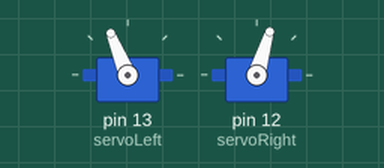
Recording of a sketch running on a simulated Arduino Uno, built with avr-gcc and run on an emulated ATmega328P. Parts: 2 × servo.

Above: at 0.1 s.
At 4.6 s:
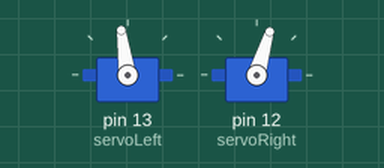
At 7.6 s:
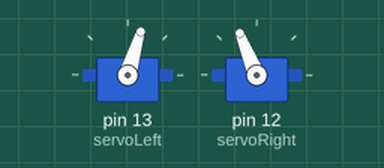
At 13.6 s:
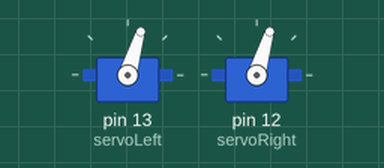
Timing chart, 0 to 15.1 s (numbered marks = the images above):
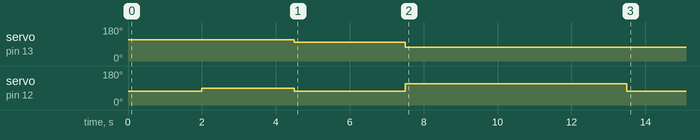

Measured:
- by itself, servo on pin 13 (servoLeft): 112° → 98° at 4.5 s, → 73° 3.0 s later
- by itself, servo on pin 12 (servoRight): 73° → 88° at 2.0 s, → 73° 2.5 s later, → 112° 3.0 s later, → 73° 6.0 s later

The sketch:

AdvancedMovement.ino
```cpp
#include <Servo.h>

Servo servoLeft;
Servo servoRight;

int state = 0;  // Initial state

void setup() {
  servoLeft.attach(13);
  servoRight.attach(12);
}

void moveForward() {
  servoLeft.writeMicroseconds(1700);  // Left wheel counterclockwise
  servoRight.writeMicroseconds(1300); // Right wheel counterclockwise
}

void turnLeft() {
  servoLeft.writeMicroseconds(1300);  // Left wheel clockwise
  servoRight.writeMicroseconds(1300); // Right wheel clockwise
}

void curveLeft() {
  servoLeft.writeMicroseconds(1700);  // Left wheel clockwise
  servoRight.writeMicroseconds(1450); // Right wheel clockwise
}

void curveRight() {
  servoLeft.writeMicroseconds(1550);  // Left wheel clockwise
  servoRight.writeMicroseconds(1300); // Right wheel clockwise
}

void turnRight() {
  servoLeft.writeMicroseconds(1700);  // Left wheel counterclockwise
  servoRight.writeMicroseconds(1700); // Right wheel counterclockwise
}

void moveBackward() {
  servoLeft.writeMicroseconds(1300);  // Left wheel clockwise
  servoRight.writeMicroseconds(1700); // Right wheel counterclockwise
}

void spinCircle() {
  servoLeft.writeMicroseconds(1700);  // Left wheel counterclockwise
  servoRight.writeMicroseconds(1300); // Right wheel counterclockwise slower
}

void stopMotors() {
  servoLeft.detach();
  servoRight.detach();
}

void loop() {
  switch (state) {
    case 0:  // Initial state: move forward
      moveForward();
      delay(2000);  // Move forward for 2 seconds
      state = 1;    // Next state: turn left
      break;

    case 1:  // Turn left
      curveLeft();
      delay(2500);  // Turn left for 2 seconds
      state = 2;    // Next state: turn right
      break;

    case 2:  // Turn right
      curveRight();
      delay(3000);  // Turn right for 2 seconds
      state = 3;    // Next state: move backward
      break;

    case 3:  // Move backward
      moveBackward();
      delay(6000);  // Move backward for 2 seconds
      state = 4;    // Next state: spin in a circle
      break;

    case 4:  // Spin in a circle
      turnLeft();
      delay(1000);  // Spin in a circle for 5 seconds
      stopMotors();
      state = 5;    // Reset to the initial state
      break;

    case 5:  // Spin in a circle
      turnRight();
      delay(1000);  // Spin in a circle for 5 seconds
      stopMotors();
      state = 0;    // Reset to the initial state
      break;
  }
}
```
